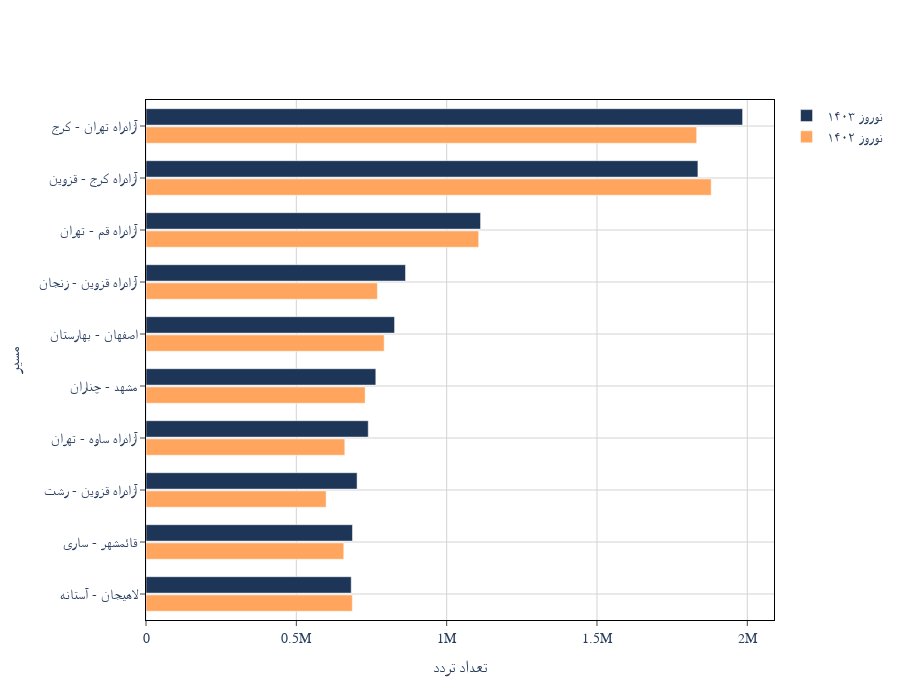

The notebook cell saved with this chart:
### Code cell
import plotly.graph_objects as go

# دادهها
routes = [
    "آزادراه تهران - کرج",
    "آزادراه کرج - قزوین",
    "آزادراه قم - تهران",
    "آزادراه قزوین - زنجان",
    "اصفهان - بهارستان",
    "مشهد - چناران",
    "آزادراه ساوه - تهران",
    "آزادراه قزوین - رشت",
    "قائمشهر - ساری",
    "لاهیجان - آستانه"
]

data_1402 = [1831596, 1879831, 1106501, 769632, 792157, 728831, 661258, 599106, 657770, 686160]
data_1403 = [1984331, 1835724, 1112769, 863136, 826690, 764379, 739177, 702079, 686727, 682565]

# نمودار میلهای افقی
fig = go.Figure()

fig.add_trace(go.Bar(
    y=routes,
    x=data_1403,
    name='نوروز ۱۴۰۳',
    orientation='h',
    marker_color='#1d3557'
))

fig.add_trace(go.Bar(
    y=routes,
    x=data_1402,
    name='نوروز ۱۴۰۲',
    orientation='h',
    marker_color='#FFA55D'
))

fig.update_layout(
    xaxis=dict(
        title_standoff=25,
        mirror=True,
        ticks='outside',
        showline=True,
        linecolor='black',
        gridcolor='lightgray'
    ),
    yaxis=dict(
        title_standoff=25,
        mirror=True,
        ticks='outside',
        showline=True,
        linecolor='black',
        gridcolor='lightgray'
    )
)

fig.update_layout(
    font=dict(
        family='Yas',  # Use a Persian font
        size=14,
    ),
    title_x=0.5,  # Center title
    xaxis=dict(
        title_font=dict(size=16),
        tickfont=dict(size=14)
    ),
    yaxis=dict(
        autorange="reversed",
        title_font=dict(size=16),
        tickfont=dict(size=14)
    )
)

# تنظیمات نمودار
fig.update_layout(
    xaxis_title='تعداد تردد',
    yaxis_title='مسیر',
    barmode='group',
    font=dict(family="Yas", size=14),
    height=700,
    template='plotly_white',
    bargap=0.3,  # Gap between bars of different classes
    bargroupgap=0.1,
)

fig.show()

### Figure 1 — Plotly figure (JSON) as saved in the notebook; plotly's stock layout.template omitted (floating-point values rounded to 4 significant figures)
{"data": [{"marker": {"color": "#1d3557"}, "name": "نوروز ۱۴۰۳", "orientation": "h", "type": "bar", "x": [1984331, 1835724, 1112769, 863136, 826690, 764379, 739177, 702079, 686727, 682565], "y": ["آزادراه تهران - کرج", "آزادراه کرج - قزوین", "آزادراه قم - تهران", "آزادراه قزوین - زنجان", "اصفهان - بهارستان", "مشهد - چناران", "آزادراه ساوه - تهران", "آزادراه قزوین - رشت", "قائمشهر - ساری", "لاهیجان - آستانه"]}, {"marker": {"color": "#FFA55D"}, "name": "نوروز ۱۴۰۲", "orientation": "h", "type": "bar", "x": [1831596, 1879831, 1106501, 769632, 792157, 728831, 661258, 599106, 657770, 686160], "y": ["آزادراه تهران - کرج", "آزادراه کرج - قزوین", "آزادراه قم - تهران", "آزادراه قزوین - زنجان", "اصفهان - بهارستان", "مشهد - چناران", "آزادراه ساوه - تهران", "آزادراه قزوین - رشت", "قائمشهر - ساری", "لاهیجان - آستانه"]}], "layout": {"bargap": 0.3, "bargroupgap": 0.1, "barmode": "group", "font": {"family": "Yas", "size": 14}, "height": 700, "title": {"x": 0.5}, "xaxis": {"gridcolor": "lightgray", "linecolor": "black", "mirror": true, "showline": true, "tickfont": {"size": 14}, "ticks": "outside", "title": {"text": "تعداد تردد"}}, "yaxis": {"autorange": "reversed", "gridcolor": "lightgray", "linecolor": "black", "mirror": true, "showline": true, "tickfont": {"size": 14}, "ticks": "outside", "title": {"text": "مسیر"}}}}
